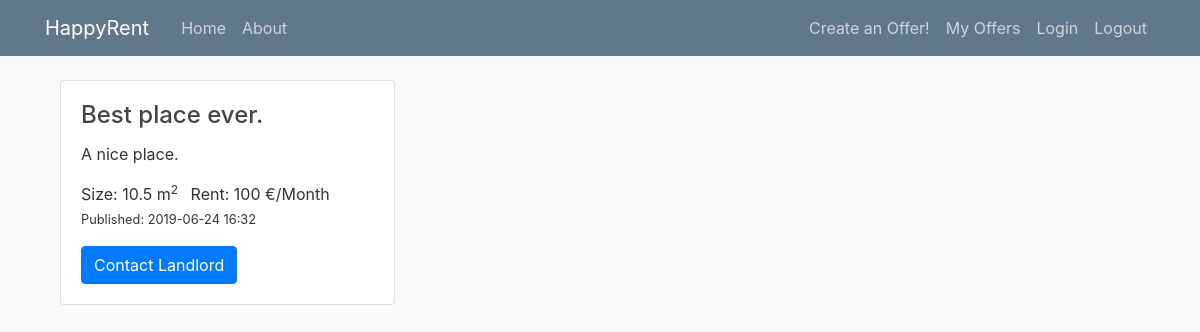
Page /item/1 on the committed database.
### property_project/db_models.py (models this page shows, shortened)
class PropertyItem(db.Model):
    __tablename__ = 'property_item'
    id = db.Column(db.Integer, primary_key=True)
    title = db.Column(db.String(100), nullable=False,
                      default="Best place ever.")
    date_posted = db.Column(db.DateTime, nullable=False,
                            default=datetime.datetime.utcnow)
    description = db.Column(db.String(250), default="A nice place.")
    rent = db.Column(db.Integer)  # (db.Numeric(6,2))
    rooms = db.Column(db.Integer, default=1)  # default=set_default_rooms
    size = db.Column(db.Integer)  # (db.Numeric(6,1))
    property_id = db.Column(db.Integer, ForeignKey('property_type.id'))
    property_type = db.relationship('PropertyType')
    user_id = db.Column(db.Integer, db.ForeignKey('user.id'), nullable=False)

### property_project/routes.py (the view)
@app.route("/item/<int:item_id>")
def single_item(item_id):
    item = PropertyItem.query.get_or_404(item_id)
    return render_template('single_item.html', title=item.title, item=item)

### property_project/templates/single_item.html (shortened to what this page needs)
{% extends "layout.html" %}
{% block content %}
<div class="col-md-6">
    <div class="card">
        <div class="card-body">
            <h4 class="card-title">{{ item.title }}</h4>
            <p class="card-text">{{ item.description }}</p>
            <ul class="list-inline">
                <li class="list-inline-item">Size: {{ item.size }} m<sup>2</sup></li>
                <li class="list-inline-item">Rent: {{ item.rent }} €/Month</li>
                <small>
                    <li class="list-inline-item">Published: {{ item.date_posted.strftime('%Y-%m-%d %H:%M') }} </li>
                </small>
            </ul>
            <a href="#" class="btn btn-primary stretched-link">Contact Landlord</a>
        </div>
    </div>
</div>
{% endblock content %}

### property_project/static/main.css (style rules this page uses)
body { background: #fafafa; color: #333333; margin-top: 5rem; }
h1, h2, h3, h4, h5, h6 { color: #444444; }

### rows in the picture
PropertyItem: title "Best place ever.", description "A nice place.", size "10.5", rent "100", date_posted "2019-06-24 16:32"
